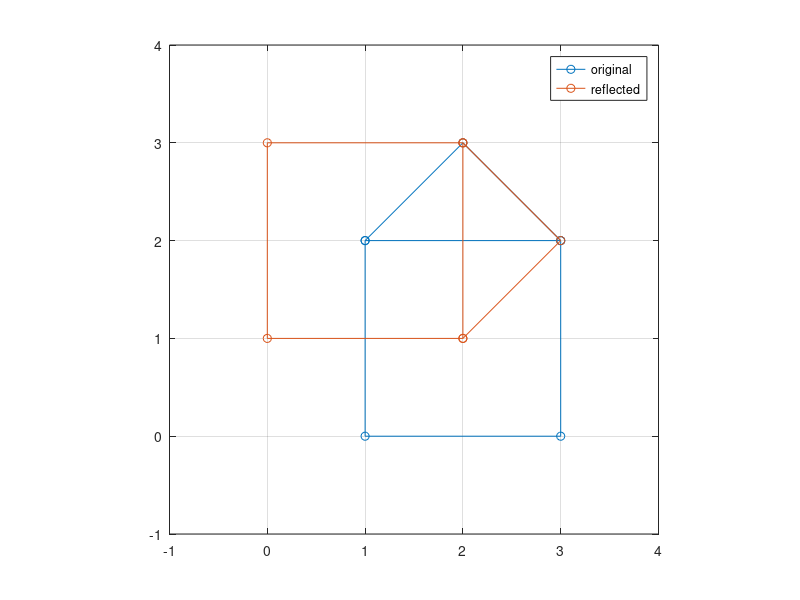

The MATLAB source for this figure:
R=[0 1; 1 0]

D=[1 1 3 3 2 1 3; 2 0 0 2 3 2 2];
x=D(1,:);
y=D(2,:);

RD = R*D;
x1=RD(1,:);
y1=RD(2,:);

plot(x,y,'o-',x1,y1,'o-')
axis([-1 4 -1 4],'equal');
legend('original','reflected');
grid on;